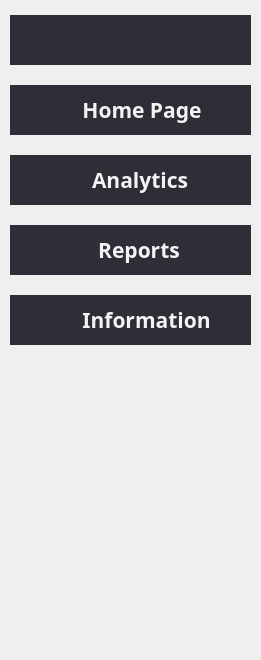
        <widget class="QFrame" name="sideFrame">
         <property name="sizePolicy">
          <sizepolicy hsizetype="Preferred" vsizetype="Preferred">
           <horstretch>0</horstretch>
           <verstretch>0</verstretch>
          </sizepolicy>
         </property>
         <property name="minimumSize">
          <size>
           <width>70</width>
           <height>660</height>
          </size>
         </property>
         <property name="styleSheet">
          <string notr="true">#sideFrame {
    background-color: #2D2E36;
}
</string>
         </property>
         <layout class="QVBoxLayout" name="verticalLayout">
          <property name="spacing">
           <number>20</number>
          </property>
          <property name="sizeConstraint">
           <enum>QLayout::SizeConstraint::SetDefaultConstraint</enum>
          </property>
          <property name="leftMargin">
           <number>10</number>
          </property>
          <property name="topMargin">
           <number>15</number>
          </property>
          <property name="rightMargin">
           <number>10</number>
          </property>
          <property name="bottomMargin">
           <number>15</number>
          </property>
          <item>
           <widget class="QFrame" name="menuIconHorizontalFrame">
            <property name="styleSheet">
             <string notr="true">#menuIconHorizontalFrame {
	background-color: #2d2e36;
}

</string>
            </property>
            <layout class="QHBoxLayout" name="horizontalLayout_2">
             <property name="spacing">
              <number>0</number>
             </property>
             <property name="leftMargin">
              <number>0</number>
             </property>
             <property name="topMargin">
              <number>0</number>
             </property>
             <property name="rightMargin">
              <number>0</number>
             </property>
             <property name="bottomMargin">
              <number>0</number>
             </property>
             <item>
              <widget class="QLabel" name="menuIcon">
               <property name="minimumSize">
                <size>
                 <width>50</width>
                 <height>50</height>
                </size>
               </property>
               <property name="maximumSize">
                <size>
                 <width>50</width>
                 <height>50</height>
                </size>
               </property>
               <property name="cursor">
                <cursorShape>PointingHandCursor</cursorShape>
               </property>
               <property name="toolTip">
                <string>&lt;html&gt;&lt;head/&gt;&lt;body&gt;&lt;p&gt;Expand Side Menu.&lt;/p&gt;&lt;/body&gt;&lt;/html&gt;</string>
               </property>
               <property name="styleSheet">
                <string notr="true">#menuIcon {
	background-color: #2d2e36;
}</string>
               </property>
               <property name="text">
                <string/>
               </property>
               <property name="pixmap">
                <pixmap>Icons/BulletedMenuLight.png</pixmap>
               </property>
               <property name="scaledContents">
                <bool>true</bool>
               </property>
               <property name="alignment">
                <set>Qt::AlignmentFlag::AlignCenter</set>
               </property>
              </widget>
             </item>
             <item>
              <spacer name="horizontalSpacer_2">
               <property name="orientation">
                <enum>Qt::Orientation::Horizontal</enum>
               </property>
               <property name="sizeHint" stdset="0">
                <size>
                 <width>40</width>
                 <height>20</height>
                </size>
               </property>
              </spacer>
             </item>
             <item>
              <widget class="QLabel" name="closeMenuIcon">
               <property name="minimumSize">
                <size>
                 <width>50</width>
                 <height>50</height>
                </size>
               </property>
               <property name="maximumSize">
                <size>
                 <width>50</width>
                 <height>50</height>
                </size>
               </property>
               <property name="cursor">
                <cursorShape>PointingHandCursor</cursorShape>
               </property>
               <property name="toolTip">
                <string>&lt;html&gt;&lt;head/&gt;&lt;body&gt;&lt;p&gt;Collapse Side Menu.&lt;/p&gt;&lt;/body&gt;&lt;/html&gt;</string>
               </property>
               <property name="styleSheet">
                <string notr="true">#closeMenuIcon {
	background-color: #2d2e36;
}</string>
               </property>
               <property name="text">
                <string/>
               </property>
               <property name="pixmap">
                <pixmap>Icons/BulletedMenuRotatedLight.png</pixmap>
               </property>
               <property name="scaledContents">
                <bool>true</bool>
               </property>
               <property name="alignment">
                <set>Qt::AlignmentFlag::AlignCenter</set>
               </property>
              </widget>
             </item>
            </layout>
           </widget>
          </item>
          <item>
           <widget class="QFrame" name="homePageIconHorizontalFrame">
            <property name="cursor">
             <cursorShape>PointingHandCursor</cursorShape>
            </property>
            <property name="styleSheet">
             <string notr="true">#homePageIconHorizontalFrame {
	background-color: #2d2e36;
}</string>
            </property>
            <layout class="QHBoxLayout" name="horizontalLayout_3">
             <property name="spacing">
              <number>22</number>
             </property>
             <property name="leftMargin">
              <number>0</number>
             </property>
             <property name="topMargin">
              <number>0</number>
             </property>
             <property name="rightMargin">
              <number>0</number>
             </property>
             <property name="bottomMargin">
              <number>0</number>
             </property>
             <item>
              <widget class="QLabel" name="homePageIcon">
               <property name="minimumSize">
                <size>
                 <width>50</width>
                 <height>50</height>
                </size>
               </property>
               <property name="maximumSize">
                <size>
                 <width>50</width>
                 <height>50</height>
                </size>
               </property>
               <property name="cursor">
                <cursorShape>PointingHandCursor</cursorShape>
               </property>
               <property name="toolTip">
                <string>&lt;html&gt;&lt;head/&gt;&lt;body&gt;&lt;p&gt;Home Page.&lt;/p&gt;&lt;/body&gt;&lt;/html&gt;</string>
               </property>
               <property name="styleSheet">
                <string notr="true">#homePageIcon {
	background-color: #2d2e36;

}</string>
               </property>
               <property name="text">
                <string/>
               </property>
               <property name="pixmap">
                <pixmap>Icons/WorkstationLight.png</pixmap>
               </property>
               <property name="scaledContents">
                <bool>true</bool>
               </property>
               <property name="alignment">
                <set>Qt::AlignmentFlag::AlignCenter</set>
               </property>
              </widget>
             </item>
             <item>
              <widget class="QLabel" name="homePageLabel">
               <property name="minimumSize">
                <size>
                 <width>0</width>
                 <height>50</height>
                </size>
               </property>
               <property name="maximumSize">
                <size>
                 <width>16777215</width>
                 <height>50</height>
                </size>
               </property>
               <property name="font">
                <font>
                 <family>Cairo</family>
                 <pointsize>-1</pointsize>
                 <bold>true</bold>
                </font>
               </property>
               <property name="cursor">
                <cursorShape>PointingHandCursor</cursorShape>
               </property>
               <property name="styleSheet">
                <string notr="true">#homePageLabel {
	background-color: #2d2e36;
	color: #f3f3f3;
    font-size: 21px;
    font-family: Cairo;
}</string>
               </property>
               <property name="text">
                <string>Home Page</string>
               </property>
               <property name="alignment">
                <set>Qt::AlignmentFlag::AlignCenter</set>
               </property>
               <property name="margin">
                <number>0</number>
               </property>
              </widget>
             </item>
             <item>
              <spacer name="horizontalSpacer_3">
               <property name="orientation">
                <enum>Qt::Orientation::Horizontal</enum>
               </property>
               <property name="sizeHint" stdset="0">
                <size>
                 <width>40</width>
                 <height>20</height>
                </size>
               </property>
              </spacer>
             </item>
            </layout>
           </widget>
          </item>
          <item>
           <widget class="QFrame" name="analyticsIconHorizontalFrame">
            <property name="cursor">
             <cursorShape>PointingHandCursor</cursorShape>
            </property>
            <property name="styleSheet">
             <string notr="true">#analyticsIconHorizontalFrame {
	background-color: #2d2e36;
}</string>
            </property>
            <layout class="QHBoxLayout" name="horizontalLayout_4">
             <property name="spacing">
              <number>32</number>
             </property>
             <property name="leftMargin">
              <number>0</number>
             </property>
             <property name="topMargin">
              <number>0</number>
             </property>
             <property name="rightMargin">
              <number>0</number>
             </property>
             <property name="bottomMargin">
              <number>0</number>
             </property>
             <item>
              <widget class="QLabel" name="analyticsIcon">
               <property name="minimumSize">
                <size>
                 <width>50</width>
                 <height>50</height>
                </size>
               </property>
               <property name="maximumSize">
                <size>
                 <width>50</width>
                 <height>50</height>
                </size>
               </property>
               <property name="cursor">
                <cursorShape>PointingHandCursor</cursorShape>
               </property>
               <property name="toolTip">
                <string>&lt;html&gt;&lt;head/&gt;&lt;body&gt;&lt;p&gt;Analytics Page.&lt;/p&gt;&lt;/body&gt;&lt;/html&gt;</string>
               </property>
               <property name="styleSheet">
                <string notr="true">#analyticsIcon {
	background-color: #2d2e36;

}</string>
               </property>
               <property name="text">
                <string/>
               </property>
               <property name="pixmap">
                <pixmap>Icons/AnalyticsLight.png</pixmap>
               </property>
               <property name="scaledContents">
                <bool>true</bool>
               </property>
               <property name="alignment">
                <set>Qt::AlignmentFlag::AlignCenter</set>
               </property>
              </widget>
             </item>
             <item>
              <widget class="QLabel" name="analyticsLabel">
               <property name="minimumSize">
                <size>
                 <width>0</width>
                 <height>50</height>
                </size>
               </property>
               <property name="maximumSize">
                <size>
                 <width>16777215</width>
                 <height>50</height>
                </size>
               </property>
               <property name="font">
                <font>
                 <family>Cairo</family>
                 <pointsize>-1</pointsize>
                 <bold>true</bold>
                </font>
               </property>
               <property name="cursor">
                <cursorShape>PointingHandCursor</cursorShape>
               </property>
               <property name="styleSheet">
                <string notr="true">#analyticsLabel {
	background-color: #2d2e36;
	color: #f3f3f3;
    font-size: 21px;
    font-family: Cairo;
}</string>
               </property>
               <property name="text">
                <string>Analytics</string>
               </property>
               <property name="alignment">
                <set>Qt::AlignmentFlag::AlignCenter</set>
               </property>
               <property name="margin">
                <number>0</number>
               </property>
              </widget>
             </item>
             <item>
              <spacer name="horizontalSpacer_4">
               <property name="orientation">
                <enum>Qt::Orientation::Horizontal</enum>
               </property>
               <property name="sizeHint" stdset="0">
                <size>
                 <width>40</width>
                 <height>20</height>
                </size>
               </property>
              </spacer>
             </item>
            </layout>
           </widget>
          </item>
          <item>
           <widget class="QFrame" name="reportIconHorizontalFrame">
            <property name="cursor">
             <cursorShape>PointingHandCursor</cursorShape>
            </property>
            <property name="styleSheet">
             <string notr="true">#reportIconHorizontalFrame {
	background-color: #2d2e36;
}</string>
            </property>
            <layout class="QHBoxLayout" name="horizontalLayout_5">
             <property name="spacing">
              <number>38</number>
             </property>
             <property name="leftMargin">
              <number>0</number>
             </property>
             <property name="topMargin">
              <number>0</number>
             </property>
             <property name="rightMargin">
              <number>0</number>
             </property>
             <property name="bottomMargin">
              <number>0</number>
             </property>
             <item>
              <widget class="QLabel" name="reportIcon">
               <property name="minimumSize">
                <size>
                 <width>50</width>
                 <height>50</height>
                </size>
               </property>
               <property name="maximumSize">
                <size>
                 <width>50</width>
                 <height>50</height>
                </size>
               </property>
               <property name="cursor">
                <cursorShape>PointingHandCursor</cursorShape>
               </property>
               <property name="toolTip">
                <string>&lt;html&gt;&lt;head/&gt;&lt;body&gt;&lt;p&gt;Report Page.&lt;/p&gt;&lt;/body&gt;&lt;/html&gt;</string>
               </property>
               <property name="styleSheet">
                <string notr="true">#reportIcon {
	background-color: #2d2e36;
}</string>
               </property>
               <property name="text">
                <string/>
               </property>
               <property name="pixmap">
                <pixmap>Icons/DocumentLight.png</pixmap>
               </property>
               <property name="scaledContents">
                <bool>true</bool>
               </property>
               <property name="alignment">
                <set>Qt::AlignmentFlag::AlignCenter</set>
               </property>
              </widget>
             </item>
             <item>
              <widget class="QLabel" name="reportLabel">
               <property name="minimumSize">
                <size>
                 <width>0</width>
                 <height>50</height>
                </size>
               </property>
               <property name="maximumSize">
                <size>
                 <width>16777215</width>
                 <height>50</height>
                </size>
               </property>
               <property name="font">
                <font>
                 <family>Cairo</family>
                 <pointsize>-1</pointsize>
                 <bold>true</bold>
                </font>
               </property>
               <property name="cursor">
                <cursorShape>PointingHandCursor</cursorShape>
               </property>
               <property name="styleSheet">
                <string notr="true">#reportLabel {
	background-color: #2d2e36;
	color: #f3f3f3;
    font-size: 21px;
    font-family: Cairo;

}</string>
               </property>
               <property name="text">
                <string>Reports</string>
               </property>
               <property name="alignment">
                <set>Qt::AlignmentFlag::AlignCenter</set>
               </property>
               <property name="margin">
                <number>0</number>
               </property>
              </widget>
             </item>
             <item>
              <spacer name="horizontalSpacer_5">
               <property name="orientation">
                <enum>Qt::Orientation::Horizontal</enum>
               </property>
               <property name="sizeHint" stdset="0">
                <size>
                 <width>40</width>
                 <height>20</height>
                </size>
               </property>
              </spacer>
             </item>
            </layout>
           </widget>
          </item>
          <item>
           <widget class="QFrame" name="infoIconHorizontalFrame">
            <property name="cursor">
             <cursorShape>PointingHandCursor</cursorShape>
            </property>
            <property name="styleSheet">
             <string notr="true">#infoIconHorizontalFrame {
	background-color: #2d2e36;
}</string>
            </property>
            <layout class="QHBoxLayout" name="horizontalLayout_6">
             <property name="spacing">
              <number>22</number>
             </property>
             <property name="leftMargin">
              <number>0</number>
             </property>
             <property name="topMargin">
              <number>0</number>
             </property>
             <property name="rightMargin">
              <number>0</number>
             </property>
             <property name="bottomMargin">
              <number>0</number>
             </property>
             <item>
              <widget class="QLabel" name="infoIcon">
               <property name="minimumSize">
                <size>
                 <width>50</width>
                 <height>50</height>
                </size>
               </property>
               <property name="maximumSize">
                <size>
                 <width>50</width>
                 <height>50</height>
                </size>
               </property>
               <property name="cursor">
                <cursorShape>PointingHandCursor</cursorShape>
               </property>
               <property name="toolTip">
                <string>&lt;html&gt;&lt;head/&gt;&lt;body&gt;&lt;p&gt;Information Page.&lt;/p&gt;&lt;/body&gt;&lt;/html&gt;</string>
               </property>
               <property name="layoutDirection">
                <enum>Qt::LayoutDirection::LeftToRight</enum>
               </property>
               <property name="styleSheet">
                <string notr="true">#infoIcon {
	background-color: #2d2e36;
}</string>
               </property>
               <property name="text">
                <string/>
               </property>
               <property name="pixmap">
                <pixmap>Icons/InfoLight.png</pixmap>
               </property>
               <property name="scaledContents">
                <bool>true</bool>
               </property>
               <property name="alignment">
                <set>Qt::AlignmentFlag::AlignCenter</set>
               </property>
              </widget>
             </item>
             <item>
              <widget class="QLabel" name="infoLabel">
               <property name="minimumSize">
                <size>
                 <width>0</width>
                 <height>50</height>
                </size>
               </property>
               <property name="maximumSize">
                <size>
                 <width>16777215</width>
                 <height>50</height>
                </size>
               </property>
               <property name="font">
                <font>
                 <family>Cairo</family>
                 <pointsize>-1</pointsize>
                 <bold>true</bold>
                </font>
               </property>
               <property name="cursor">
                <cursorShape>PointingHandCursor</cursorShape>
               </property>
               <property name="styleSheet">
                <string notr="true">#infoLabel {
	background-color: #2d2e36;
	color: #f3f3f3;
    font-size: 21px;
    font-family: Cairo;

}</string>
               </property>
               <property name="text">
                <string>Information</string>
               </property>
               <property name="alignment">
                <set>Qt::AlignmentFlag::AlignCenter</set>
               </property>
               <property name="margin">
                <number>0</number>
               </property>
              </widget>
             </item>
             <item>
              <spacer name="horizontalSpacer_6">
               <property name="orientation">
                <enum>Qt::Orientation::Horizontal</enum>
               </property>
               <property name="sizeHint" stdset="0">
                <size>
                 <width>40</width>
                 <height>20</height>
                </size>
               </property>
              </spacer>
             </item>
            </layout>
           </widget>
          </item>
          <item>
           <spacer name="verticalSpacer">
            <property name="orientation">
             <enum>Qt::Orientation::Vertical</enum>
            </property>
            <property name="sizeHint" stdset="0">
             <size>
              <width>20</width>
              <height>40</height>
             </size>
            </property>
           </spacer>
          </item>
         </layout>
        </widget>
